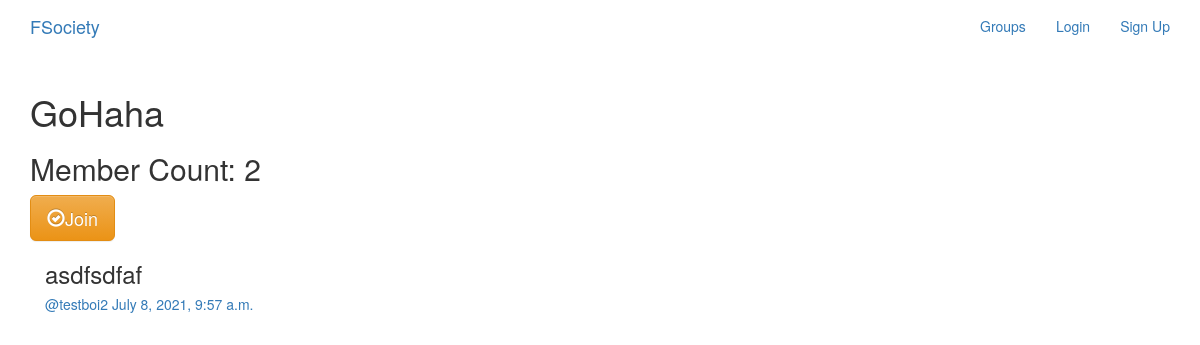
The app's page /groups/posts/in/gohaha/, older data.
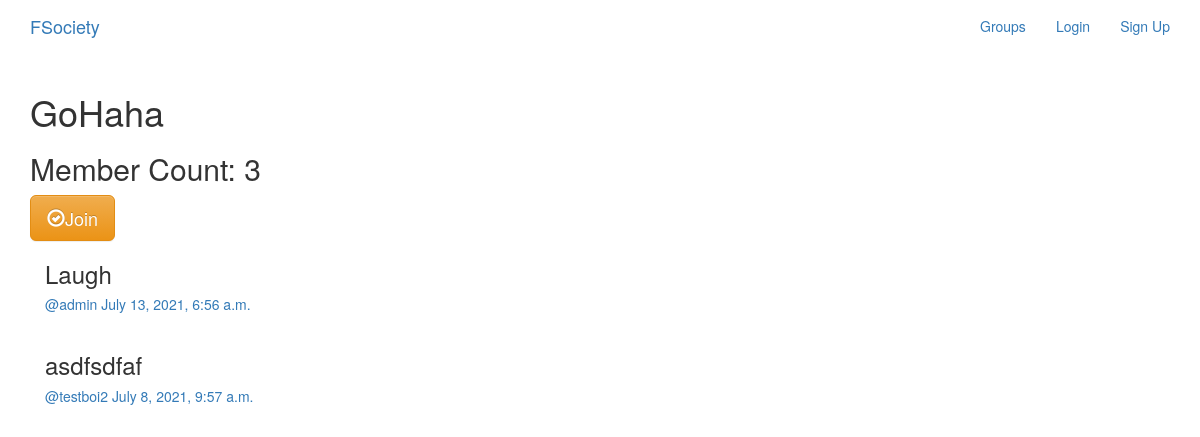
The same page, newer data.
### groups/models.py (models this page shows, shortened)
class Group(models.Model):
    name = models.CharField(max_length = 225, unique = True)
    slug = models.SlugField(allow_unicode = True, unique = True)
    description = models.TextField(blank = True, default = '')
    description_html = models.TextField(editable = False, default = '')
    members = models.ManyToManyField(User, through = 'GroupMember')
    class Meta:
        ordering = ['name']

### posts/models.py (models this page shows, shortened)
class Post(models.Model):
    user = models.ForeignKey(User, related_name = 'posts', on_delete = models.CASCADE)
    created_at = models.DateTimeField(auto_now = True)
    message = models.TextField()
    message_html = models.TextField(editable = False)
    group = models.ForeignKey(Group, related_name = 'posts', null = True, blank = True, on_delete = models.CASCADE)
    class Meta:
        ordering = ['-created_at'] #ordered such that new post is shown first
        unique_together = ['user','message']

### groups/views.py (the view)
# urls.py: url(r'^posts/in/(?P<slug>[-\w]+)/$', views.SingleGroup.as_view(), name = 'single'),
class SingleGroup(generic.DetailView):
    model = Group

### groups/templates/groups/group_detail.html
{% extends "groups/group_base.html" %}
{% block pregroup %}
    <h1>{{group.name}}</h1>
    <h2>Member Count: {{group.members.count}}</h2>
    <div class="content">
        {% if user in group.members.all %}
            <a href="{% url 'groups:leave' slug=group.slug %}" class="btn btn-lg btn-fill btn-warning">
                <span class="glyphicon glyphicon-remove-circle"></span>Leave
            </a>
        {% else %}
            <a href="{% url 'groups:join' slug=group.slug %}" class="btn btn-lg btn-fill btn-warning">
                <span class="glyphicon glyphicon-ok-circle"></span>Join
            </a>
        {% endif %}
    </div>
{% endblock %}
{% block group_content %}
    <div class="col-md-8">
        {% if group.posts.count == 0 %}
            <h2>No posts in this group yet!</h2>
        {% else %}
            {% for post in group.posts.all %}
                {% include "posts/_post.html" %}
            {% endfor %}
        {% endif %}
    </div>
{% endblock %}

### posts/templates/posts/_post.html (shortened to what this page needs)
<div class="post media">
    <h3>{{post.message_html|safe}}</h3>
    <div class="media-body">
        <h5 class="media-heading">
            <span class="username">
                <a href="{% url 'posts:for_user' username=post.user.username %}">@{{ post.user.username }}</a>
            </span>
            <time class="time">
                <a href="{% url 'posts:single' username=post.user.username pk=post.pk %}">{{ post.created_at }}</a>
            </time>
        </h5>
    </div>
</div>

Row changes from the older to the newer data that the page shows:
computed for Group "GoHaha": members.count "2" → "3"
added Post: message_html "Laugh", user.username "admin", created_at "July 13, 2021, 6:56 a.m."
